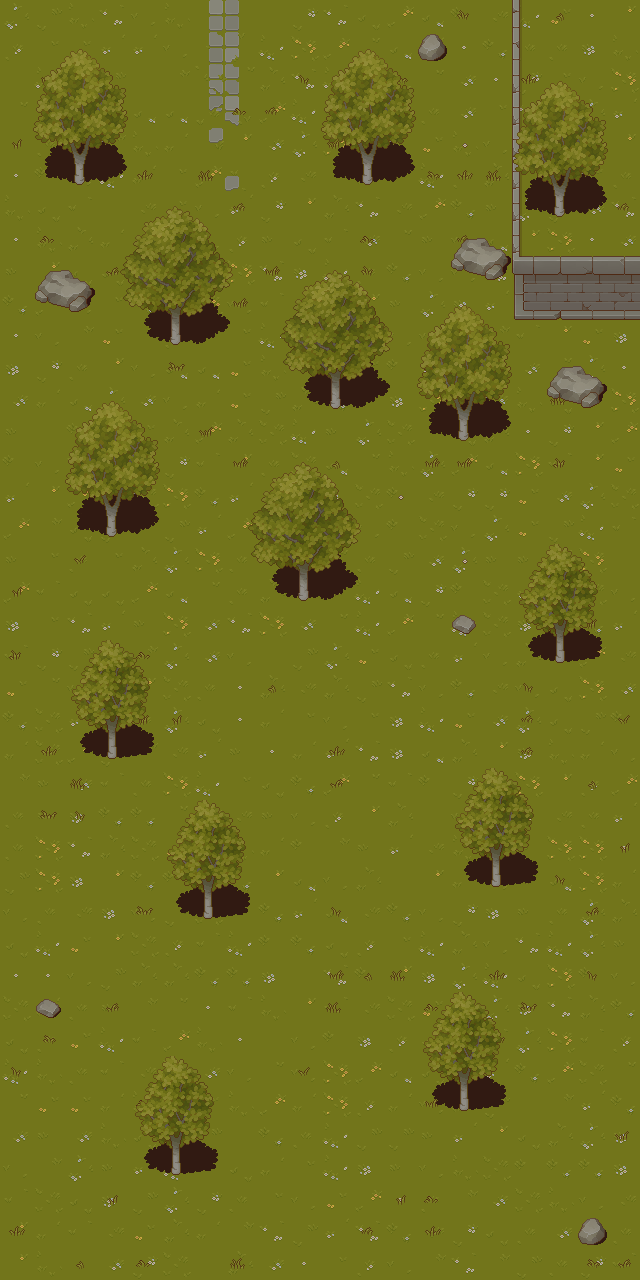

Rendered tile map (Tiled .tmx) drawn with the repository's tilesets; below, a short description and the map source with its tile grids summarised:
An orthogonal 20x40 tile map with 32x32 px tiles, 6 tile layers (Maailman pohja, Ruoho, Muuri, Varjot 1, ...), 6 tilesets.

<map version="1.10" tiledversion="1.10.1" orientation="orthogonal" renderorder="right-down" width="20" height="40" tilewidth="32" tileheight="32" infinite="0" nextlayerid="7" nextobjectid="1">
 <tileset firstgid="1" source="../Game sprites/World Sprites/Pixel Art Top Down - Basic/Texture/TX Tileset Grass.tsx" />
 <tileset firstgid="65" source="../Game sprites/World Sprites/Pixel Art Top Down - Basic/Texture/TX Plant.tsx" />
 <tileset firstgid="321" source="../Game sprites/World Sprites/Pixel Art Top Down - Basic/Texture/TX Tileset Wall.tsx" />
 <tileset firstgid="577" source="../Game sprites/World Sprites/Pixel Art Top Down - Basic/Texture/TX Shadow Plant.tsx" />
 <tileset firstgid="833" source="../Game sprites/World Sprites/Pixel Art Top Down - Basic/Texture/TX Props.tsx" />
 <tileset firstgid="1089" source="../Game sprites/World Sprites/Pixel Art Top Down - Basic/Texture/TX Shadow.tsx" />
 <layer id="1" name="Maailman pohja" width="20" height="40">
  <data>[800 cells, 800 non-empty, 36 distinct tile ids]</data>
 </layer>
 <layer id="2" name="Ruoho" width="20" height="40">
  <data>[800 cells, 800 non-empty, 128 distinct tile ids]</data>
 </layer>
 <layer id="4" name="Muuri" width="20" height="40">
  <data>[800 cells, 22 non-empty, 17 distinct tile ids]</data>
 </layer>
 <layer id="5" name="Varjot 1" width="20" height="40">
  <data>[800 cells, 105 non-empty, 26 distinct tile ids]</data>
 </layer>
 <layer id="6" name="Kivi" width="20" height="40">
  <data>[800 cells, 16 non-empty, 6 distinct tile ids]</data>
 </layer>
 <layer id="3" name="Puuut" width="20" height="40">
  <data>[800 cells, 222 non-empty, 52 distinct tile ids]</data>
 </layer>
</map>
